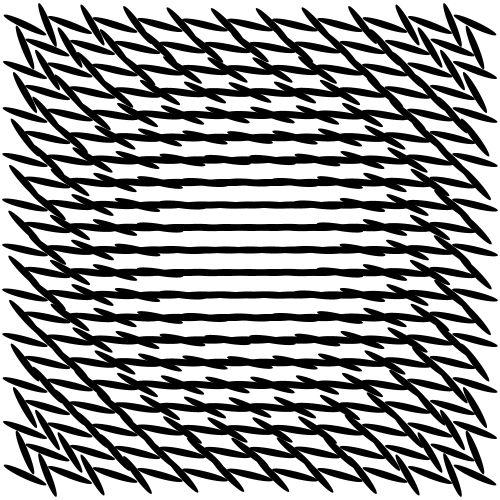
Frame 1 (no input)
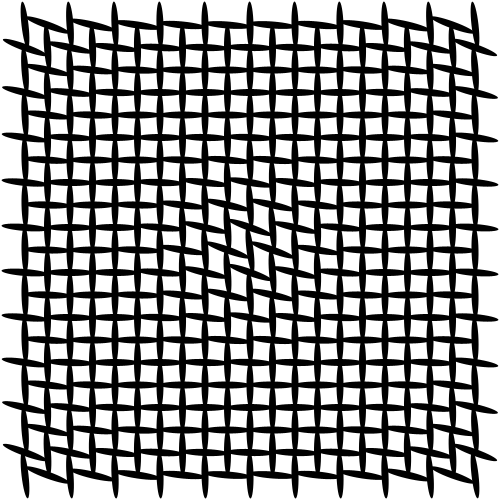
Frame 60 (the mouse pressed at the canvas centre just before this capture)
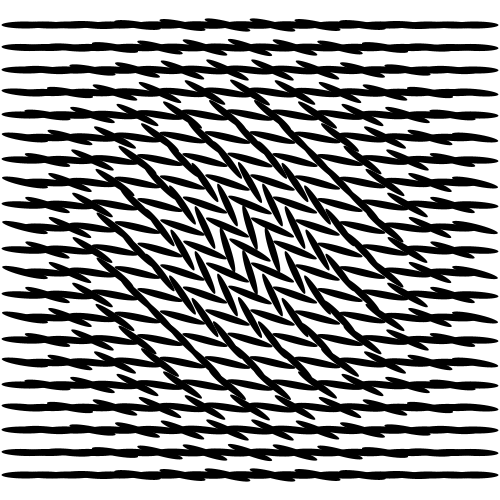
Frame 120 (the mouse held since frame 60 and released just before this capture)

The Processing sketch that drew these frames (run headless with seeded random() and noise(); from frame 60 on, the mouse is pressed at the canvas centre):

// Processing sketch: processing_174013
// ── processing_174013.pde

int n, nx;
float w;
float period = 4;
Ondulator o;
static int FRAMERATE = 25;
float t = 0, dt = (float)1/FRAMERATE;;

void setup() 
{
  size(500, 500);
  frameRate(FRAMERATE);
  
  // ondulator 
  nx = 21;
  n = nx*nx;
  w =  width*0.9;
  o = new Ondulator(n); 
  o.x = width/2; 
  o.y = width/2;  
  o.setPos("x",coa(cxa(nx),w/2));
  o.setPos("y",coa(cya(nx),w/2));
  o.setPos("sx",ca(n,0.7));
  o.setPos("sy",ca(n,4.7));
  o.setPos("cg",ca(n,0));
  o.setPos("rz",ca(n,90));
  o.setOnd("rz",ca(n,90),ra(ia(2,period,period/2),n/2+1),coa(noa(nx),period/8),"psin");
}

void draw() { 
  background(255);
  smooth();
  noStroke();
  o.draw();
  t+=dt;
} 

class Oscillator {
  float offset;
  float amplitude;
  float period;
  float timeShift;
  String waveShape;
  float value;
  
  Oscillator(float amplitude, float period, float timeShift, String waveShape) {
    this.amplitude = amplitude; 
    this.period = period; 
    this.timeShift = timeShift; 
    this.waveShape = waveShape; 
    this.value = getValue();
  }
  
  float getValue() {
    if (this.waveShape.equals("sin")) {
      value = amplitude*sin(TWO_PI/period*(t-timeShift));
    } else if (this.waveShape.equals("psin")) { // positive sine
      value = amplitude*pow(sin(TWO_PI/period*(t-timeShift)/2),2);
    } else if (this.waveShape.equals("id")) { // for spinning
      value = amplitude*((t-timeShift)%TWO_PI/TWO_PI/period);
    }
    return value;
  }
}
 
class Cell { 
  float x, y, s, sx, sy, rz, cg;
  float dx, dy, ds, dsx, dsy, drz;
  Oscillator xOsc, yOsc, sOsc, sxOsc, syOsc, rzOsc;
  Cell () {  
   x = 0;  y = 0; s = 1; sx = 1; sy = 1; rz = 0; cg = 0;
   dx = 0;  dy = 0; ds = 0; dsx = 0; dsy = 0; drz = 0;
  } 
  void draw() {
    if (xOsc != null) {dx = xOsc.getValue();}
    if (yOsc != null) {dy = yOsc.getValue();}
    if (sOsc != null) {ds = sOsc.getValue();}
    if (sxOsc != null) {dsx = sxOsc.getValue();}
    if (syOsc != null) {dsy = syOsc.getValue();}
    if (rzOsc != null) {drz = rzOsc.getValue();}
    smooth();
    fill(this.cg);
    pushMatrix(); 
    translate(x+dx,y+dy);
    rotate((rz+drz)*PI/180);
    scale(s+ds);
    ellipse(0, 0, 10*(sx+dsx), 10*(sy+dsy)); 
    popMatrix();
  } 
  void setOsc(String attr, float amp, float period, float timeShift, String waveShape) {
    if (attr.equals("x")) {
      this.xOsc = new Oscillator(amp, period, timeShift, waveShape);
    } else if (attr.equals("y")) {
      this.yOsc = new Oscillator(amp, period, timeShift, waveShape);
    } else if (attr.equals("s")) {
      this.sOsc = new Oscillator(amp, period, timeShift, waveShape);
    } else if (attr.equals("sx")) {
      this.sxOsc = new Oscillator(amp, period, timeShift, waveShape);
    } else if (attr.equals("sy")) {
      this.syOsc = new Oscillator(amp, period, timeShift, waveShape);
    } else if (attr.equals("rz")) {
      this.rzOsc = new Oscillator(amp, period, timeShift, waveShape);
    } else {
      print("bad attribute");    
    }
  }
} 

class Ondulator { 
  int n;
  float x, y, s, rz;
  Cell cells[];
  Ondulator (int n) { 
   this.n = n; 
   this.x = 0; 
   this.y = 0; 
   this.s = 1; 
   this.rz = 0; 
   this.cells = new Cell[n];
   for (int i=0; i<this.n; i++) {
     this.cells[i] = new Cell();
   }
  } 
  void draw() {
    pushMatrix(); 
    translate(this.x,this.y);
    rotate((this.rz)*PI/180);
    scale(this.s);
    
    for (int i=0; i<this.n; i++) {
      cells[i].draw();
    }
    popMatrix();
  } 
  void setPos(String attr, float val[]) {
    if (attr.equals("x")) {
      for (int i=0; i<n; i++) {
        this.cells[i].x = val[i];
      }
    } else if (attr.equals("y")) {
      for (int i=0; i<n; i++) {
        this.cells[i].y = val[i];
      }
    } else if (attr.equals("s")) {
      for (int i=0; i<n; i++) {
        this.cells[i].s = val[i];
      }
    } else if (attr.equals("sx")) {
      for (int i=0; i<n; i++) {
        this.cells[i].sx = val[i];
      }
    } else if (attr.equals("sy")) {
      for (int i=0; i<n; i++) {
        this.cells[i].sy = val[i];
      }
    } else if (attr.equals("rz")) {
      for (int i=0; i<n; i++) {
        this.cells[i].rz = val[i];
      }
    } else if (attr.equals("cg")) {
      for (int i=0; i<n; i++) {
        this.cells[i].cg = val[i];
      }
    } else {
      print("bad attribute");    
    }
  }
  void setOnd(String attr, float amp[], float period[], float timeShift[], String waveShape) {
      for (int i=0; i<n; i++) {
        this.cells[i].setOsc(attr,amp[i], period[i], timeShift[i], waveShape);
      }
  }
} 

// array makers

float[] ia(int n, float f, float l) { // linear interpolation from f to l
  float ra[] = new float[n];
  for (int i=0; i<n; i++) {
    ra[i] = f + i*(l-f)/(n-1);
  }
  return ra;
}

float[] ca(int n, float v) { // constant array
  float ra[] = new float[n];
  for (int i=0; i<n; i++) {
    ra[i] = v;
  }
  return ra;
}


float[] coa(float array[], float coef) { // multiply each value by coef
  int s = array.length;
  float ra[] = new float[n];
  for (int i=0; i<n; i++) {
    ra[i] = array[i]*coef;
  }
  return ra;
}


float[] cxa(int n) { // x cartesian coordinates of square grid
  int k = 0;
  float ra[] = new float[n*n];
  for (int j=0; j<n; j++) {
     for (int i=0; i<n; i++) {
        ra[k] = (float)2*i/(n-1)-1;
        k++;
     }
  }
  return ra;
}

float[] cya(int n) { // y cartesian coordinates of square grid
  int k = 0;
  float ra[] = new float[n*n];
  for (int j=0; j<n; j++) {
     for (int i=0; i<n; i++) {
        ra[k] = (float)2*j/(n-1)-1;
        k++;
     }
  }
  return ra;
}

float[] ra(float array[], int n) { // repeat array n times
  int s = array.length;
  float ra[] = new float[s*n];
  for (int i=0; i<n; i++) {
    for (int j=0; j<s; j++) {
      ra[i*s+j] = array[j];
    }
  }
  return ra;
}

float[] noa(int n) { // norm values on square grid
  float xa[] = cxa(n);
  float ya[] = cya(n);
  float ra[] = new float[n*n];
  for (int i=0; i<n*n; i++) {
     ra[i] = sqrt(pow(xa[i],2)+pow(ya[i],2));
  }
  return ra;
}
